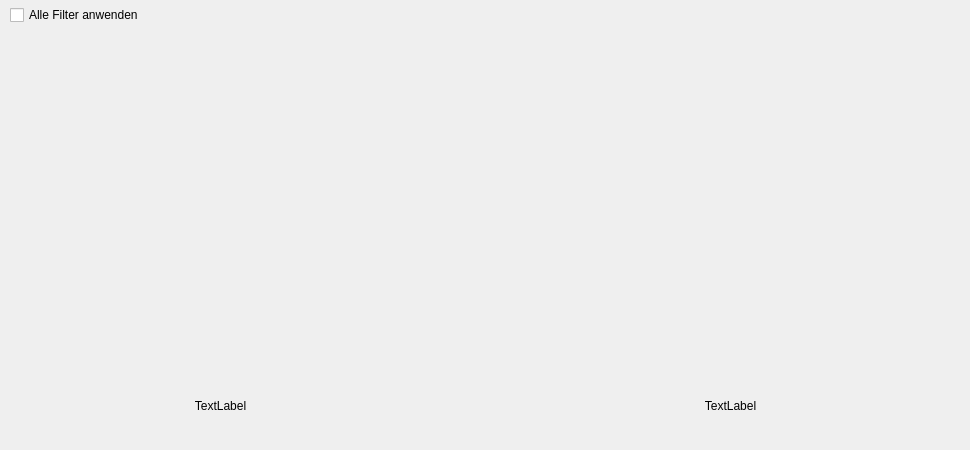
         <widget class="QWidget" name="tab_4">
          <attribute name="title">
           <string>Histogramm</string>
          </attribute>
          <widget class="QWidget" name="histogramm" native="true">
           <property name="geometry">
            <rect>
             <x>10</x>
             <y>30</y>
             <width>951</width>
             <height>350</height>
            </rect>
           </property>
          </widget>
          <widget class="QCheckBox" name="checkBox_hist">
           <property name="geometry">
            <rect>
             <x>10</x>
             <y>0</y>
             <width>181</width>
             <height>30</height>
            </rect>
           </property>
           <property name="text">
            <string>Alle Filter anwenden</string>
           </property>
           <property name="checked">
            <bool>false</bool>
           </property>
          </widget>
          <widget class="QLabel" name="raw_stat">
           <property name="geometry">
            <rect>
             <x>30</x>
             <y>370</y>
             <width>381</width>
             <height>71</height>
            </rect>
           </property>
           <property name="sizePolicy">
            <sizepolicy hsizetype="Preferred" vsizetype="Preferred">
             <horstretch>0</horstretch>
             <verstretch>0</verstretch>
            </sizepolicy>
           </property>
           <property name="text">
            <string>TextLabel</string>
           </property>
           <property name="scaledContents">
            <bool>false</bool>
           </property>
           <property name="alignment">
            <set>Qt::AlignCenter</set>
           </property>
           <property name="wordWrap">
            <bool>true</bool>
           </property>
          </widget>
          <widget class="QLabel" name="filter_stat">
           <property name="geometry">
            <rect>
             <x>540</x>
             <y>370</y>
             <width>381</width>
             <height>71</height>
            </rect>
           </property>
           <property name="sizePolicy">
            <sizepolicy hsizetype="Preferred" vsizetype="Preferred">
             <horstretch>0</horstretch>
             <verstretch>0</verstretch>
            </sizepolicy>
           </property>
           <property name="text">
            <string>TextLabel</string>
           </property>
           <property name="scaledContents">
            <bool>false</bool>
           </property>
           <property name="alignment">
            <set>Qt::AlignCenter</set>
           </property>
           <property name="wordWrap">
            <bool>true</bool>
           </property>
          </widget>
         </widget>
